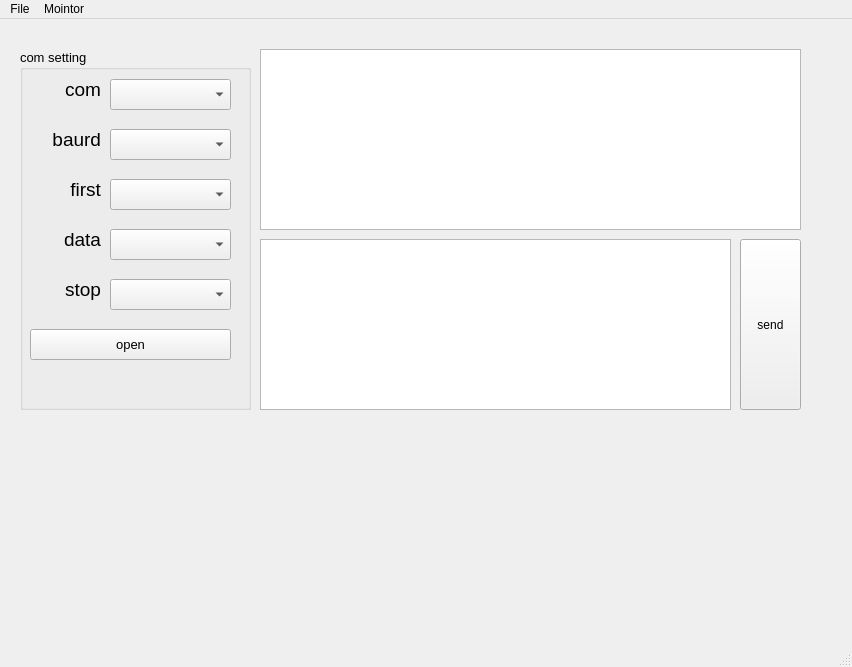
<?xml version="1.0" encoding="UTF-8"?>
<ui version="4.0">
 <class>MainWindow</class>
 <widget class="QMainWindow" name="MainWindow">
  <property name="geometry">
   <rect>
    <x>0</x>
    <y>0</y>
    <width>852</width>
    <height>667</height>
   </rect>
  </property>
  <property name="windowTitle">
   <string>MainWindow</string>
  </property>
  <widget class="QWidget" name="centralWidget">
   <widget class="QTextEdit" name="textEditSent">
    <property name="geometry">
     <rect>
      <x>260</x>
      <y>220</y>
      <width>471</width>
      <height>171</height>
     </rect>
    </property>
    <property name="font">
     <font>
      <pointsize>14</pointsize>
     </font>
    </property>
    <property name="html">
     <string>&lt;!DOCTYPE HTML PUBLIC &quot;-//W3C//DTD HTML 4.0//EN&quot; &quot;http://www.w3.org/TR/REC-html40/strict.dtd&quot;&gt;
&lt;html&gt;&lt;head&gt;&lt;meta name=&quot;qrichtext&quot; content=&quot;1&quot; /&gt;&lt;style type=&quot;text/css&quot;&gt;
p, li { white-space: pre-wrap; }
&lt;/style&gt;&lt;/head&gt;&lt;body style=&quot; font-family:'PMingLiU'; font-size:14pt; font-weight:400; font-style:normal;&quot;&gt;
&lt;p style=&quot;-qt-paragraph-type:empty; margin-top:0px; margin-bottom:0px; margin-left:0px; margin-right:0px; -qt-block-indent:0; text-indent:0px;&quot;&gt;&lt;br /&gt;&lt;/p&gt;&lt;/body&gt;&lt;/html&gt;</string>
    </property>
   </widget>
   <widget class="QGroupBox" name="groupBox">
    <property name="geometry">
     <rect>
      <x>20</x>
      <y>30</y>
      <width>231</width>
      <height>361</height>
     </rect>
    </property>
    <property name="font">
     <font>
      <pointsize>10</pointsize>
     </font>
    </property>
    <property name="title">
     <string>com setting</string>
    </property>
    <widget class="QComboBox" name="comboBoxPort">
     <property name="geometry">
      <rect>
       <x>90</x>
       <y>30</y>
       <width>121</width>
       <height>31</height>
      </rect>
     </property>
    </widget>
    <widget class="QLabel" name="label_2">
     <property name="geometry">
      <rect>
       <x>10</x>
       <y>30</y>
       <width>71</width>
       <height>21</height>
      </rect>
     </property>
     <property name="font">
      <font>
       <pointsize>14</pointsize>
      </font>
     </property>
     <property name="text">
      <string>com</string>
     </property>
     <property name="alignment">
      <set>Qt::AlignRight|Qt::AlignTrailing|Qt::AlignVCenter</set>
     </property>
    </widget>
    <widget class="QLabel" name="label">
     <property name="geometry">
      <rect>
       <x>10</x>
       <y>80</y>
       <width>71</width>
       <height>21</height>
      </rect>
     </property>
     <property name="font">
      <font>
       <pointsize>14</pointsize>
      </font>
     </property>
     <property name="text">
      <string>baurd</string>
     </property>
     <property name="alignment">
      <set>Qt::AlignRight|Qt::AlignTrailing|Qt::AlignVCenter</set>
     </property>
    </widget>
    <widget class="QComboBox" name="comboBoxBaud">
     <property name="geometry">
      <rect>
       <x>90</x>
       <y>80</y>
       <width>121</width>
       <height>31</height>
      </rect>
     </property>
    </widget>
    <widget class="QLabel" name="label_3">
     <property name="geometry">
      <rect>
       <x>10</x>
       <y>130</y>
       <width>71</width>
       <height>21</height>
      </rect>
     </property>
     <property name="font">
      <font>
       <pointsize>14</pointsize>
      </font>
     </property>
     <property name="text">
      <string>first</string>
     </property>
     <property name="alignment">
      <set>Qt::AlignRight|Qt::AlignTrailing|Qt::AlignVCenter</set>
     </property>
    </widget>
    <widget class="QComboBox" name="comboBoxCheckSum">
     <property name="geometry">
      <rect>
       <x>90</x>
       <y>130</y>
       <width>121</width>
       <height>31</height>
      </rect>
     </property>
    </widget>
    <widget class="QLabel" name="label_4">
     <property name="geometry">
      <rect>
       <x>10</x>
       <y>180</y>
       <width>71</width>
       <height>21</height>
      </rect>
     </property>
     <property name="font">
      <font>
       <pointsize>14</pointsize>
      </font>
     </property>
     <property name="text">
      <string>data</string>
     </property>
     <property name="alignment">
      <set>Qt::AlignRight|Qt::AlignTrailing|Qt::AlignVCenter</set>
     </property>
    </widget>
    <widget class="QComboBox" name="comboBoxBits">
     <property name="geometry">
      <rect>
       <x>90</x>
       <y>180</y>
       <width>121</width>
       <height>31</height>
      </rect>
     </property>
    </widget>
    <widget class="QLabel" name="label_5">
     <property name="geometry">
      <rect>
       <x>10</x>
       <y>230</y>
       <width>71</width>
       <height>21</height>
      </rect>
     </property>
     <property name="font">
      <font>
       <pointsize>14</pointsize>
      </font>
     </property>
     <property name="text">
      <string>stop</string>
     </property>
     <property name="alignment">
      <set>Qt::AlignRight|Qt::AlignTrailing|Qt::AlignVCenter</set>
     </property>
    </widget>
    <widget class="QComboBox" name="comboBoxStopBits">
     <property name="geometry">
      <rect>
       <x>90</x>
       <y>230</y>
       <width>121</width>
       <height>31</height>
      </rect>
     </property>
    </widget>
    <widget class="QPushButton" name="pushButtonOpenSerial">
     <property name="geometry">
      <rect>
       <x>10</x>
       <y>280</y>
       <width>201</width>
       <height>31</height>
      </rect>
     </property>
     <property name="text">
      <string>open</string>
     </property>
    </widget>
   </widget>
   <widget class="QTextEdit" name="textEditReceived">
    <property name="geometry">
     <rect>
      <x>260</x>
      <y>30</y>
      <width>541</width>
      <height>181</height>
     </rect>
    </property>
    <property name="sizePolicy">
     <sizepolicy hsizetype="Fixed" vsizetype="Fixed">
      <horstretch>0</horstretch>
      <verstretch>0</verstretch>
     </sizepolicy>
    </property>
    <property name="font">
     <font>
      <pointsize>14</pointsize>
     </font>
    </property>
    <property name="readOnly">
     <bool>true</bool>
    </property>
   </widget>
   <widget class="QPushButton" name="pushButtonSendData">
    <property name="geometry">
     <rect>
      <x>740</x>
      <y>220</y>
      <width>61</width>
      <height>171</height>
     </rect>
    </property>
    <property name="text">
     <string>send</string>
    </property>
   </widget>
  </widget>
  <widget class="QStatusBar" name="statusBar"/>
  <widget class="QMenuBar" name="menuBar">
   <property name="geometry">
    <rect>
     <x>0</x>
     <y>0</y>
     <width>852</width>
     <height>21</height>
    </rect>
   </property>
   <widget class="QMenu" name="menuFile">
    <property name="title">
     <string>File</string>
    </property>
    <addaction name="actionSend"/>
    <addaction name="actionExit"/>
   </widget>
   <widget class="QMenu" name="menuMointor">
    <property name="title">
     <string>Mointor</string>
    </property>
    <addaction name="actionVrep"/>
    <addaction name="actionOpenGL"/>
    <addaction name="actionControl"/>
   </widget>
   <addaction name="menuFile"/>
   <addaction name="menuMointor"/>
  </widget>
  <action name="actionSend">
   <property name="text">
    <string>send Gcode</string>
   </property>
  </action>
  <action name="actionExit">
   <property name="text">
    <string>exit</string>
   </property>
  </action>
  <action name="actionVrep">
   <property name="text">
    <string>Vrep</string>
   </property>
  </action>
  <action name="actionOpenGL">
   <property name="text">
    <string>OpenGL</string>
   </property>
  </action>
  <action name="actionControl">
   <property name="text">
    <string>Control</string>
   </property>
  </action>
 </widget>
 <resources/>
 <connections/>
</ui>
